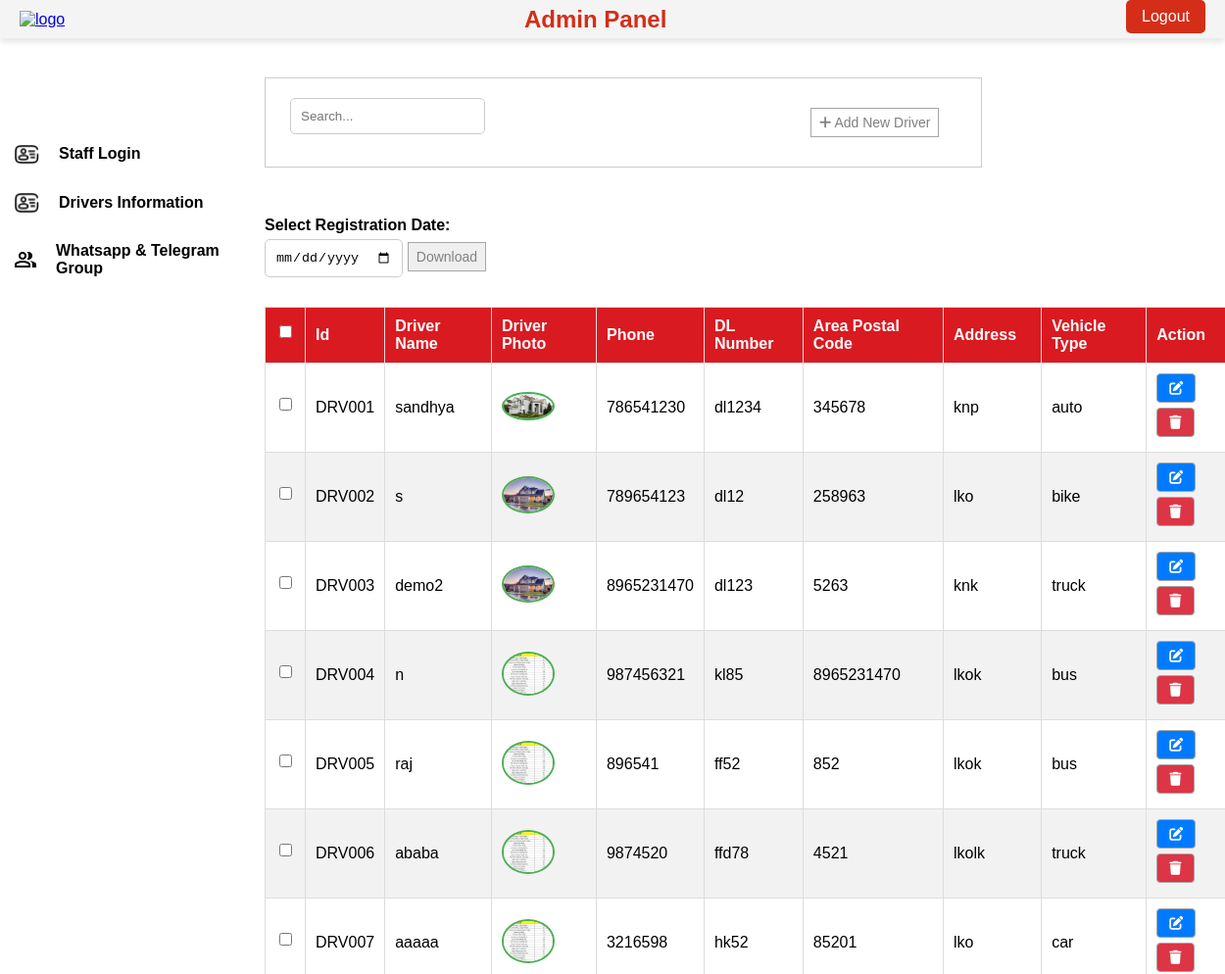
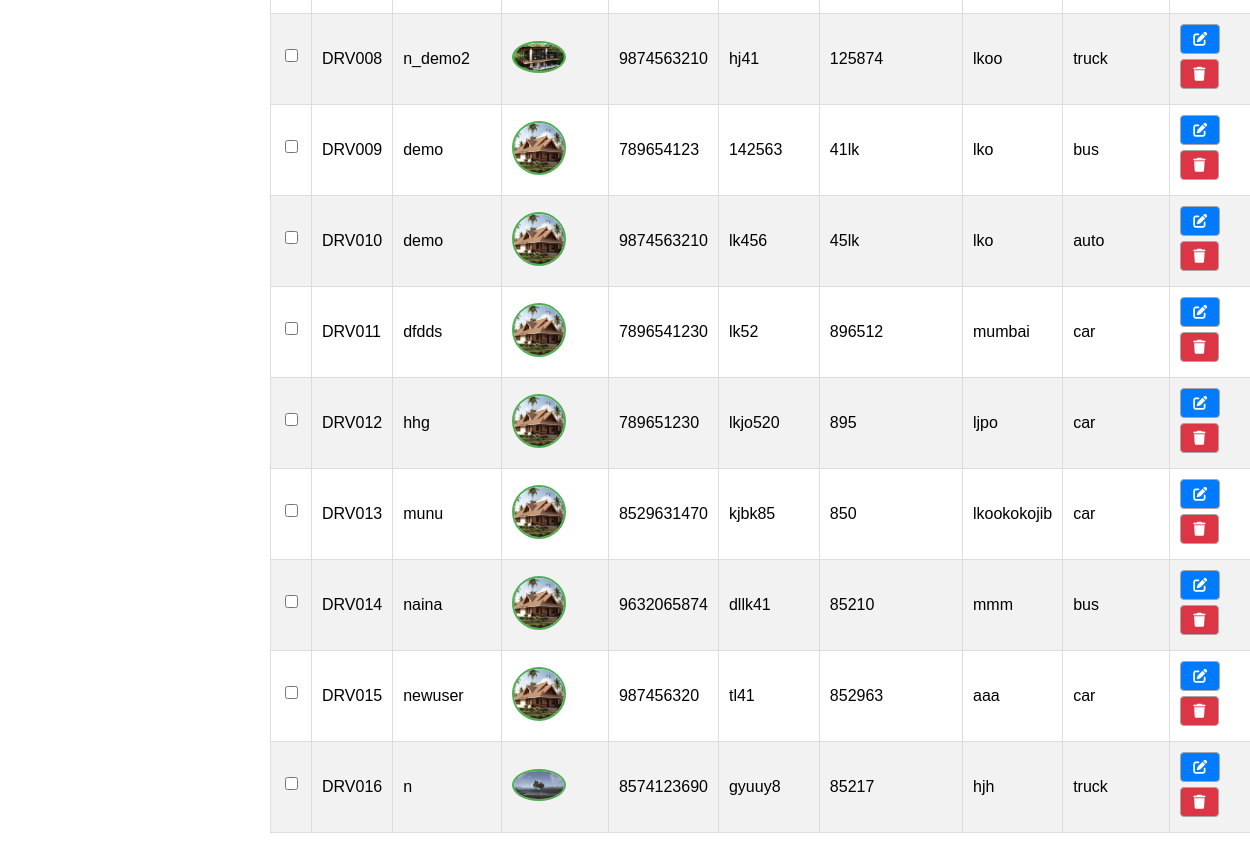
The app's page /admin/drivers_info_single_date.php with its own data (2 pictures, top to bottom).
### tables this page shows
CREATE TABLE `driver_info` (
  `id` int(11) NOT NULL,
  `driver_mode` varchar(50) NOT NULL,
  `driver_name` varchar(255) NOT NULL,
  `driver_photo` varchar(255) NOT NULL,
  `phone` varchar(15) NOT NULL,
  `dl_number` varchar(50) NOT NULL,
  `area_postal_code` varchar(10) NOT NULL,
  `address` text NOT NULL,
  `license_expiry` date NOT NULL,
  `vehicle_type` varchar(50) NOT NULL,
  `signature_file` varchar(255) DEFAULT NULL,
  `signature_data` text DEFAULT NULL,
  `registration_date` datetime DEFAULT current_timestamp(),
  `staff_id` varchar(50) NOT NULL
);

### admin/drivers_info_single_date.php (the view, shortened to what this page needs)
<?php
include('./partials/header.php');
include('./partials/sidebar.php');
?>
<body>
<div class="sidebar2">
<div class="up-content">
    <div class="actions">
    <div class="search">
            <input type="text" placeholder="Search..." class="search-bar" onkeyup="searchDrivers()">
        </div>
        <div class="btns">
            <a href="../manual_reg.php" class="btn add">
                <i class="fas fa-plus"></i> Add New Driver
            </a>
        </div>
    </div>
</div>
<div class="table-responsive">
    <form id="driversForm" action="download_driver_info.php" method="POST">
    <label for="registration_date">Select Registration Date:</label>
    <input type="date" id="registration_date" name="registration_date" required>
    <button type="submit" class="btn">Download</button>
</form>
        <div class="driver-table">
            <table>
                <thead>
                    <tr>
                        <th>
                            <input type="checkbox" id="selectAll" onclick="toggleSelectAll(this)">
                        </th>
                        <th>Id</th>
                        <th>Driver Name</th>
                        <th>Driver Photo</th>
                        <th>Phone</th>
                        <th>DL Number</th>
                        <th>Area Postal Code</th>
                        <th>Address</th>
                        <th>Vehicle Type</th>
                        <th>Action</th>
                    </tr>
                </thead>
                <tbody id="driversTableBody">
                    <?php
                    $query = "SELECT id, driver_name, driver_photo, phone, dl_number, area_postal_code, address, vehicle_type FROM driver_info ORDER BY id";
                    $result = $conn->query($query);
                    $serialNumber = 1;
                    if ($result->num_rows > 0) {
                        while ($row = $result->fetch_assoc()) {
                            $driver_code = 'DRV' . str_pad($serialNumber, 3, '0', STR_PAD_LEFT);
                            echo "<tr>";
                            echo "<td><input type='checkbox' name='selected_drivers[]' value='" . htmlspecialchars($row['id']) . "'></td>";
                            echo "<td>" . htmlspecialchars($driver_code) . "</td>";
                            echo "<td>" . htmlspecialchars($row['driver_name']) . "</td>";
                            echo "<td><img src='../images/" . htmlspecialchars($row['driver_photo']) . "' alt='Driver Photo' style='width:50px;height:auto;'></td>";
                            echo "<td>" . htmlspecialchars($row['phone']) . "</td>";
                            echo "<td>" . htmlspecialchars($row['dl_number']) . "</td>";
                            echo "<td>" . htmlspecialchars($row['area_postal_code']) . "</td>";
                            echo "<td>" . htmlspecialchars($row['address']) . "</td>";
                            echo "<td>" . htmlspecialchars($row['vehicle_type']) . "</td>";
                            echo "<td>
                                <a href='edit_driver.php?id=" . htmlspecialchars($row['id']) . "' class='btn edit'><i class='fas fa-edit'></i></a>
                                <a href='delete_driver.php?id=" . htmlspecialchars($row['id']) . "' class='btn delete' onclick='return confirm(\"Are you sure you want to delete this driver?\")'><i class='fas fa-trash'></i></a>
                            </td>";
                            echo "</tr>";
                            $serialNumber++;
                        }
                    } else {
                        echo "<tr><td colspan='11'>No drivers found</td></tr>";
                    }
                    ?>
                </tbody>
            </table>
        </div>
</div>
</div>
</body>

### css/admin.css (style rules this page uses)
body { margin: 0; padding: 0; }
.table-responsive { margin-left: 20%; transition: margin-left 0.3s ease; }
.up-content { margin-top: 40px; border: 1px solid rgb(205, 203, 203); padding: 5px; width: 80%; }
.actions { display: flex; gap: 40%; padding: 15px 20px; }
.search-bar { padding: 10px 10px; }
.btn { display: inline-block; padding: 6px 8px; color: gray; text-decoration: none; border: 1px solid rgb(166, 166, 166); font-size: 14px; margin-bottom: 5px; transition: background-color 0.3s ease; }
.btns { margin-left: 60px; background-color: white; }
.btns a { text-decoration: none; }
thead th { background-color: #D91A21; color: white; padding: 15px 30px; text-align: left; }
tbody td { padding: 12px; border-bottom: 1px solid #ddd; }
tbody tr:nth-child(even) { background-color: #f2f2f2; }
tbody td img { border-radius: 50%; border: 2px solid #4CAF50; }
label { display: block; margin-bottom: 5px; font-weight: bolder; }
input, select { padding: 10px; border-radius: 5px; border: 1px solid #ccc; margin-bottom: 10px; }
@media (min-width: 1025px) and (max-width: 1300px) { .sidebar2 { width: 80%; padding: 0px 20px; margin-left: 20%; position: relative; transition: margin-left 0.3s ease; } }
@media (min-width: 1025px) and (max-width: 1300px) { table { border-collapse: collapse; margin-top: 20px; background-color: white; box-shadow: 0 4px 8px rgba(0, 0, 0, 0.1); } }
@media (min-width: 1025px) and (max-width: 1300px) { .up-content { width: 72%; } }
@media (min-width: 1025px) and (max-width: 1300px) { .btns { background-color: white; } }
@media (min-width: 1025px) and (max-width: 1300px) { .btns a { text-decoration: none; margin: 10px 0px; } }
.driver-table th, .driver-table td { padding: 10px; text-align: left; border: 1px solid #ddd; }
.table-responsive { overflow-x: auto; margin: 50px auto; }
.btn.edit { background-color: #007bff; color: white; padding: 6px 12px; text-decoration: none; border-radius: 4px; margin-right: 5px; transition: background-color 0.3s; }
.btn.delete { background-color: #dc3545; color: white; padding: 6px 12px; text-decoration: none; border-radius: 4px; transition: background-color 0.3s; }

### admin/partials/header.php (style rules this page uses)
body { font-family: Arial, sans-serif; margin: 0; padding: 0; }

### records on screen
driver_info: driver_code "DRV001", driver_name "sandhya", driver_photo (picture), phone "786541230", dl_number "dl1234", area_postal_code "345678", address "knp", vehicle_type "auto"
driver_info: driver_code "DRV002", driver_name "s", driver_photo (picture), phone "789654123", dl_number "dl12", area_postal_code "258963", address "lko", vehicle_type "bike"
driver_info: driver_code "DRV003", driver_name "demo2", driver_photo (picture), phone "8965231470", dl_number "dl123", area_postal_code "5263", address "knk", vehicle_type "truck"
driver_info: driver_code "DRV004", driver_name "n", driver_photo (picture), phone "987456321", dl_number "kl85", area_postal_code "8965231470", address "lkok", vehicle_type "bus"
driver_info: driver_code "DRV005", driver_name "raj", driver_photo (picture), phone "896541", dl_number "ff52", area_postal_code "852", address "lkok", vehicle_type "bus"
driver_info: driver_code "DRV006", driver_name "ababa", driver_photo (picture), phone "9874520", dl_number "ffd78", area_postal_code "4521", address "lkolk", vehicle_type "truck"
driver_info: driver_code "DRV007", driver_name "aaaaa", driver_photo (picture), phone "3216598", dl_number "hk52", area_postal_code "85201", address "lko", vehicle_type "car"
driver_info: driver_code "DRV008", driver_name "n_demo2", driver_photo (picture), phone "9874563210", dl_number "hj41", area_postal_code "125874", address "lkoo", vehicle_type "truck"
driver_info: driver_code "DRV009", driver_name "demo", driver_photo (picture), phone "789654123", dl_number "142563", area_postal_code "41lk", address "lko", vehicle_type "bus"
driver_info: driver_code "DRV010", driver_name "demo", driver_photo (picture), phone "9874563210", dl_number "lk456", area_postal_code "45lk", address "lko", vehicle_type "auto"
driver_info: driver_code "DRV011", driver_name "dfdds", driver_photo (picture), phone "7896541230", dl_number "lk52", area_postal_code "896512", address "mumbai", vehicle_type "car"
driver_info: driver_code "DRV012", driver_name "hhg", driver_photo (picture), phone "789651230", dl_number "lkjo520", area_postal_code "895", address "ljpo", vehicle_type "car"
driver_info: driver_code "DRV013", driver_name "munu", driver_photo (picture), phone "8529631470", dl_number "kjbk85", area_postal_code "850", address "lkookokojib", vehicle_type "car"
driver_info: driver_code "DRV014", driver_name "naina", driver_photo (picture), phone "9632065874", dl_number "dllk41", area_postal_code "85210", address "mmm", vehicle_type "bus"
driver_info: driver_code "DRV015", driver_name "newuser", driver_photo (picture), phone "987456320", dl_number "tl41", area_postal_code "852963", address "aaa", vehicle_type "car"
driver_info: driver_code "DRV016", driver_name "n", driver_photo (picture), phone "8574123690", dl_number "gyuuy8", area_postal_code "85217", address "hjh", vehicle_type "truck"

### other values on screen
$pageTitle "Admin Panel"
